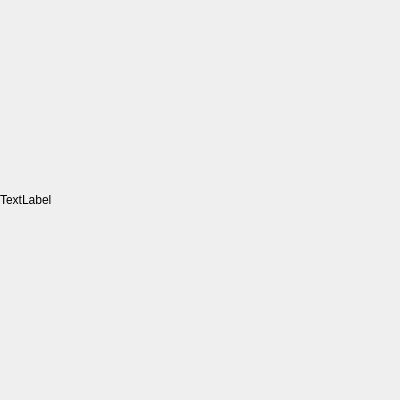
<?xml version="1.0" encoding="UTF-8"?>
<ui version="4.0">
 <class>PostWidget</class>
 <widget class="QWidget" name="PostWidget">
  <property name="geometry">
   <rect>
    <x>0</x>
    <y>0</y>
    <width>400</width>
    <height>400</height>
   </rect>
  </property>
  <property name="windowTitle">
   <string>Form</string>
  </property>
  <widget class="QLabel" name="thumbnail">
   <property name="geometry">
    <rect>
     <x>0</x>
     <y>0</y>
     <width>400</width>
     <height>400</height>
    </rect>
   </property>
   <property name="text">
    <string>TextLabel</string>
   </property>
  </widget>
 </widget>
 <resources/>
 <connections/>
</ui>
